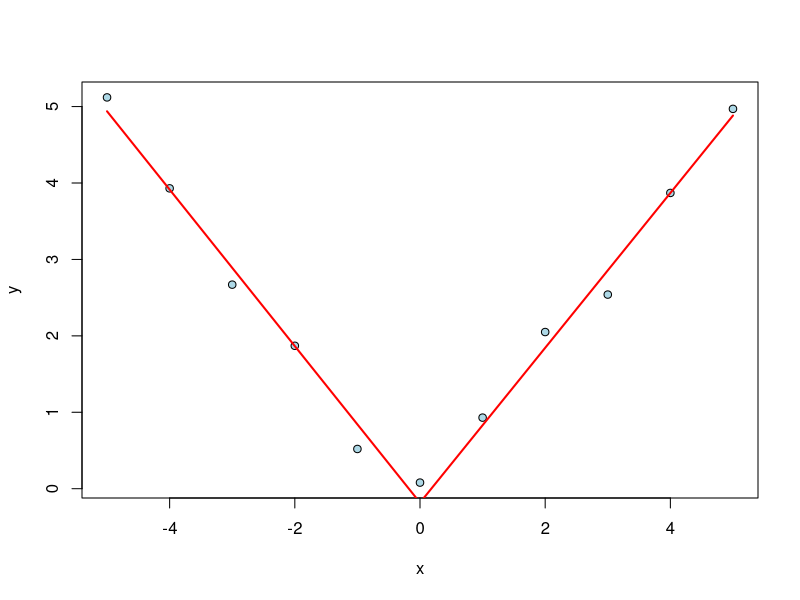

This chart was generated by the following R code:
library(MASS)

?shuttle
View(shuttle)
summary(shuttle)

shuttle$wind <- relevel(shuttle$wind,"head")
shuttle$use <- relevel(shuttle$use,"noauto")

mdl<-glm(use ~ wind-1,"binomial",shuttle)
summary(mdl)

exp(mdl$coefficients[1]-mdl$coefficients[2])

mdl2<-glm(use ~ wind+magn,"binomial",shuttle)
summary(mdl2)
exp(mdl$coefficients[1]-mdl$coefficients[2])

shuttle$use <- relevel(shuttle$use,"auto")
mdl3<-glm(use ~ wind-1,"binomial",shuttle)
summary(mdl3)
exp(mdl$coefficients[1]-mdl$coefficients[2])

str(InsectSprays)
InsectSprays$spray<-relevel(InsectSprays$spray,"B")

mdl4<-glm(count ~ spray-1, "poisson",InsectSprays)
summary(mdl4)



x <- -5:5
y <- c(5.12, 3.93, 2.67, 1.87, 0.52, 0.08, 0.93, 2.05, 2.54, 3.87, 4.97)
knot <- ifelse(x>0,x,0)

xmat<-cbind(1,x,knot)
xmat

mdl5<- lm(y~xmat)
yhat<-predict(mdl5)
plot(x,y,pch=21,bg="lightblue")
lines(x,yhat,col="red",lwd=2)

summary(mdl5)
